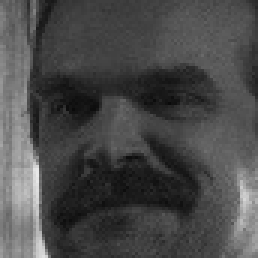
#> input picture Learning Algorithms/Training/Jim/2020.v4.1-Stranger-Things-hero-image-season-3-episode-2-script-Chapter-Two-The-Mall-Rats-1-1-1024x1024-1.jpg, 86 x 86 px (shown 3 times larger); its folder holds only this picture in this run
$ python Assignment1-2.py
#> lines starting #> are read from the running program, lines starting #| are printed output that depends on the picture
#!/usr/bin/env python3
# -*- coding: utf-8 -*-
"""
Created on Thu Feb 23 14:54:41 2023

@author: randyllpandohie
"""

import glob
import cv2
import numpy as np
from sklearn.decomposition import PCA
import matplotlib.pyplot as plt
from sklearn.neighbors import KNeighborsClassifier
from sklearn.metrics import accuracy_score
from sklearn.decomposition import KernelPCA

import os
X = []
y = []
resize_val = 50

for person in os.listdir("Training"):
    files = glob.glob(os.path.join('Training', person , '*.jpg'))
    for file in files :
        img = cv2. imread ( file )
#> img is the input picture: shape (86, 86, 3); min 10, max 232, mean 73.3
        resized_img = cv2.resize (img [:,:,0], dsize =( resize_val ,resize_val ))
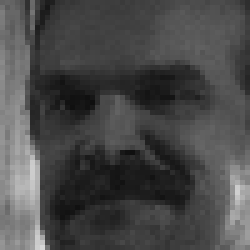
#> resized_img: shape (50, 50) (shown 5 times larger); min 15, max 215, mean 73.1
        X. append ( resized_img.flatten('F'))
        y. append ( person )

X = np. array (X)
y = np. array (y)


Xtest = []
ytest = []
files = glob.glob(os.path.join("Testing",'*.jpg'))

for file in files :
    img = cv2.imread(file)
    resized_img = cv2.resize(img[:,:,0], dsize =( resize_val ,resize_val ))
    Xtest.append (resized_img.flatten ('F'))
    ytest.append ( file )

Xtest = np.array ( Xtest )
ytest = np.array ( ytest )


X = (X - X.mean ( axis =0)) / X.std( axis =0)
Xtest = ( Xtest - Xtest.mean ( axis =0)) / Xtest.std( axis =0)

colors = ['red', 'green', 'blue']
person_to_color = dict (zip (np.unique(y), colors ))

ytest_person = ['Will', 'Will', 'Johnathan', 'Johnathan','Jim', 'Jim']
# [6 lines of commented-out code are left out]


pca = PCA()
#> (the run stopped early here; a loop or call above may not have finished)
